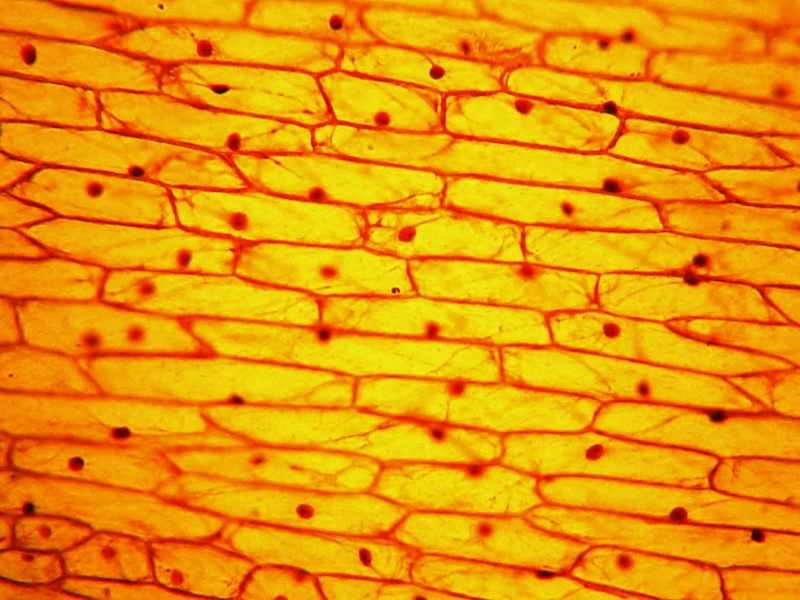
#> input picture Lab Exercises/Lab 7/bananaCell.jpg, 800 x 600 px
$ jupyter execute 2347150_P7.ipynb
#> lines starting #> are read from the running program, lines starting #| are printed output that depends on the picture; after the words box and inside, x2 and y2 are one past the last pixel; in counts of white or black regions, pixels touching at a corner belong together
<b>LAB 7</b><br>
As part of a cellular biology research initiative, you are tasked with analyzing the cellular structure of bananas to assess nutrient distribution. Given high-resolution microscopic images, it has been observed that conventional thresholding techniques inadequately separate individual cells due to overlapping regions and intensity variations within the images. To achieve precise segmentation, apply the watershed segmentation method.<br>
Task Requirements:<br>

1. Objective: Implement the watershed segmentation algorithm to accurately delineate individual banana cells.<br>
2. Procedures:<br>
○ Preprocessing: Propose and apply suitable preprocessing techniques to enhance image contrast and suppress background noise.<br>
○ Marker Identification: Define markers to differentiate foreground regions (cells) from background areas, ensuring accurate initialization for the watershed algorithm.<br>
○ Segmentation: Use the watershed algorithm to segment the cells, effectively separating contiguous cell boundaries.<br>

<b>Cellular Segmentation in Bananas Using Watershed Algorithm</b><br>
This lab task aims to accurately segment individual cells in high-resolution microscopic images of banana tissue. The goal is to highlight cells themselves, not the spaces between them, which requires careful preprocessing and marker definition for the watershed algorithm.

<b>STEP 1: LOADING IMAGE

[cell 1]
# Import necessary libraries
import cv2 as cv
import numpy as np
import matplotlib.pyplot as plt

# Load the high-resolution image
image = cv.imread('bananaCell.jpg')
#> image is the input picture: shape (600, 800, 3); mean B, G, R 8.2, 148.9, 235.9

gray = cv.cvtColor(image,cv.COLOR_BGR2GRAY)
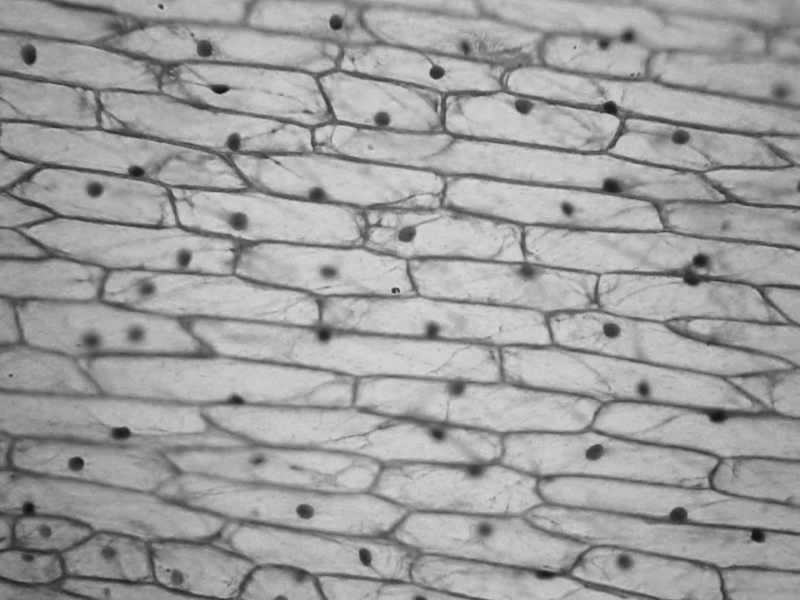
#> gray: shape (600, 800); min 13, max 222, mean 158.9
ret, thresh = cv.threshold(gray,0,255,cv.THRESH_BINARY_INV+cv.THRESH_OTSU)
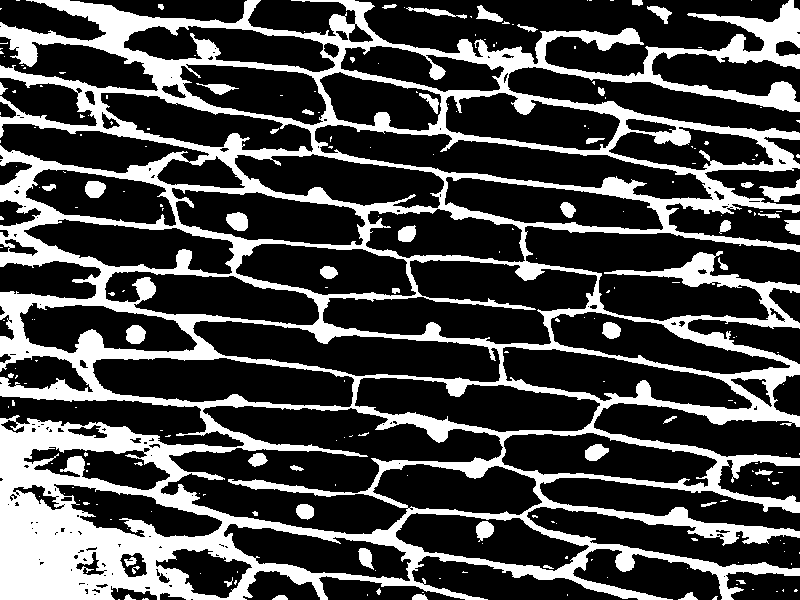
#> thresh: shape (600, 800); 27.7% white; 227 white regions (173 under 20 px), largest, box (x1, y1, x2, y2) and area: (0, 0, 800, 600) 126201, (759, 179, 800, 202) 391, (226, 212, 248, 231) 323
#> ret = 144

# Display the original grayscale image
plt.imshow(gray, cmap='gray')
plt.title("Original Grayscale Image")
plt.axis('off')
plt.show()

We start by importing essential libraries and reading the banana cell image. Converting to grayscale simplifies the image, reducing it to one intensity channel, which is beneficial for binary segmentation.

<b>STEP 2: PRE-PROCESSING

[cell 2]
# Apply Gaussian Blur to reduce noise
blurred = cv.GaussianBlur(gray, (3, 3), 0)

# Use adaptive histogram equalization for contrast enhancement
clahe = cv.createCLAHE(clipLimit=2.0, tileGridSize=(8,8))
enhanced = clahe.apply(blurred)
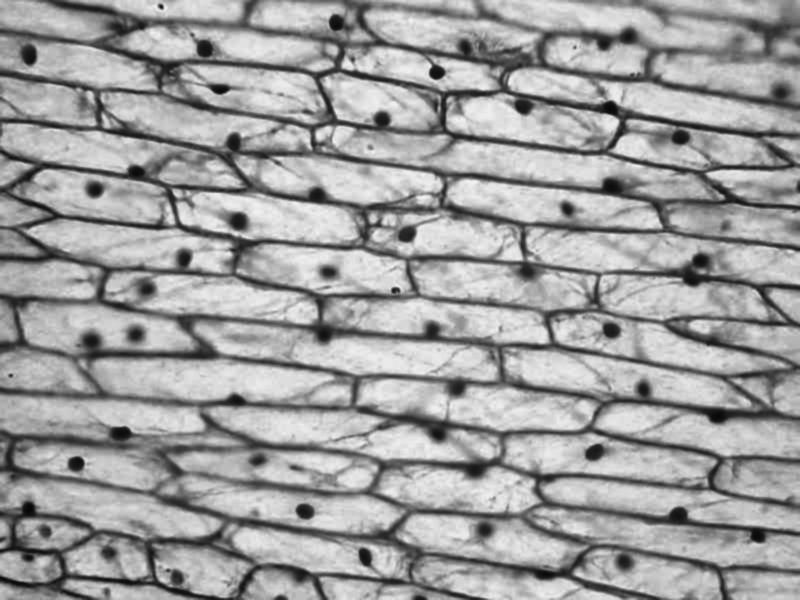
#> enhanced: shape (600, 800); min 6, max 240, mean 159.1

# Display the enhanced image
plt.imshow(enhanced, cmap='gray')
plt.title("Contrast Enhanced Image")
plt.axis('off')
plt.show()

Objective: Improve cell contrast against the background to make segmentation more accurate.<br>

Gaussian Blur smoothens out minor noise that could interfere with segmentation.<br>
CLAHE (Contrast Limited Adaptive Histogram Equalization) enhances the contrast of cell regions. Unlike simple histogram equalization, CLAHE adjusts contrast locally, making cells more distinguishable without over-enhancing noise.<br>

Enhanced contrast allows cells to stand out more, improving the effectiveness of the following steps.

<b>STEP 3: INVERTED BINARY THRESHOLDING TO HIGHLIGHT CELLS</b>

[cell 3]
# Apply Otsu's thresholding with inversion to highlight cells
_, binary = cv.threshold(enhanced, 0, 255, cv.THRESH_BINARY_INV + cv.THRESH_OTSU)
#> binary: shape (600, 800); 31.1% white; 152 white regions (102 under 20 px), largest, box (x1, y1, x2, y2) and area: (0, 0, 800, 600) 143710, (219, 212, 250, 232) 423, (584, 443, 614, 462) 356

# Display the binary image with cells highlighted
plt.imshow(binary, cmap='gray')
plt.title("Inverted Binary Image (Cells Highlighted)")
plt.axis('off')
plt.show()

Explanation: Thresholding separates cells (foreground) from the background by converting the image to a binary format where cells are white, and the background is black. Inverting the binary output ensures cells are highlighted.<br>

Cells are emphasized as the foreground, making it easier to distinguish their boundaries in the segmentation stage.<br>

This inversion is crucial as it allows the watershed algorithm to treat cells as the main objects of interest.<br>

<br>STEP 4: DISTANCE TRANSFORM

[cell 4]
# Apply distance transform
dist_transform = cv.distanceTransform(binary, cv.DIST_L2, 5)

# Threshold the distance transform to get core regions of cells
_, sure_fg = cv.threshold(dist_transform, 0.5 * dist_transform.max(), 255, 0)
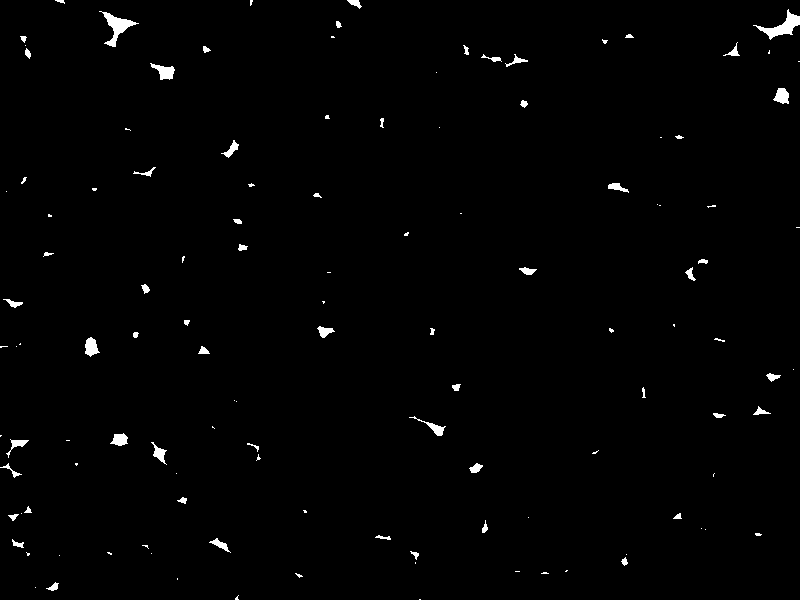
#> sure_fg: shape (600, 800) float32; 1% white; 122 white regions (61 under 20 px), largest, box (x1, y1, x2, y2) and area: (753, 9, 800, 40) 464, (99, 11, 139, 47) 438, (150, 63, 175, 80) 220
sure_fg = np.uint8(sure_fg)

# Display sure foreground (cell cores)
plt.imshow(sure_fg, cmap='gray')
plt.title("Sure Foreground (Cell Cores)")
plt.axis('off')
plt.show()

Objective: Use distance transform and thresholding to identify the core regions of cells, which serve as markers.<br>

The distance transform highlights the "core" of each cell based on pixel distance from the background. By thresholding these regions, we create "sure" foreground markers, which represent cell centers with high certainty.<br>

This step enhances separation of closely positioned cells by emphasizing central regions, facilitating accurate cell identification in the next steps.

<b>STEP 5: REFINE BACKGROUND AND UNKNOWN REGIONS

[cell 5]
# Use morphological operations to define the sure background
kernel = np.ones((3, 3), np.uint8)
sure_bg = cv.dilate(binary, kernel, iterations=2)
#> sure_bg: shape (600, 800); 47.7% white; 47 white regions (1 under 20 px), largest, box (x1, y1, x2, y2) and area: (0, 0, 800, 600) 223943, (582, 441, 616, 464) 568, (83, 178, 109, 201) 477

# Define unknown regions by subtracting sure foreground from sure background
unknown = cv.subtract(sure_bg, sure_fg)
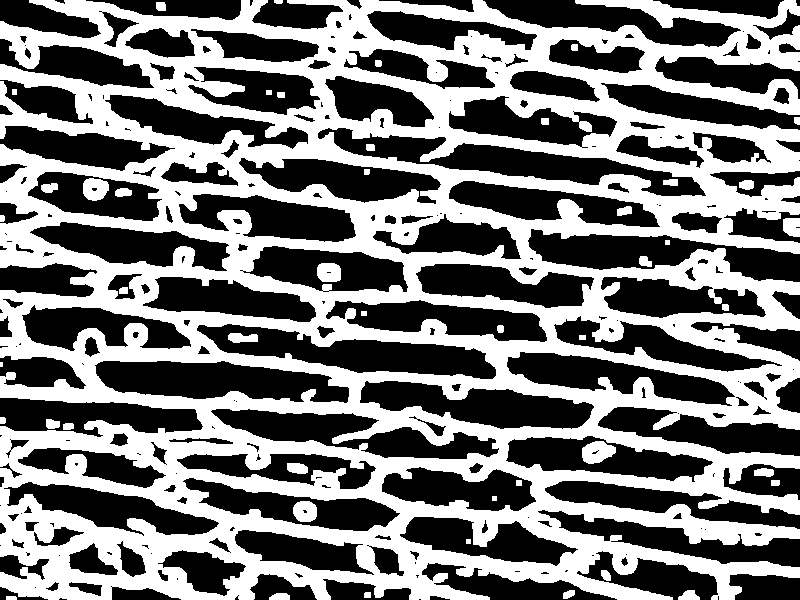
#> unknown: shape (600, 800); 46.7% white; 47 white regions (1 under 20 px), largest, box (x1, y1, x2, y2) and area: (0, 0, 800, 600) 218984, (582, 441, 616, 464) 557, (83, 178, 109, 201) 464

# Display sure background and unknown regions
plt.figure(figsize=(10, 5))
plt.subplot(1, 2, 1)
plt.imshow(sure_bg, cmap='gray')
plt.title("Sure Background")
plt.axis('off')

plt.subplot(1, 2, 2)
plt.imshow(unknown, cmap='gray')
plt.title("Unknown Regions")
plt.axis('off')
plt.show()

Objective: Refine the sure background and define "unknown" regions for the watershed.<br>

Justification:<br>
Morphological Dilation expands the binary regions, creating sure background areas around cells.<br>
The unknown region (difference between sure background and foreground) is essential for the watershed algorithm, helping it differentiate between closely packed cells.<br>

Separating known cell areas, sure background, and unknown regions creates clear markers for accurate boundary identification.

<b>STEP 6: APPLYING WATERSHED ALGORITHM

[cell 6]
# Label markers for watershed
markers = cv.connectedComponents(sure_fg)[1]
#> markers: shape (600, 800) int32; 123 distinct labels, from 0 to 122

# Increment markers to distinguish background
markers = markers + 1
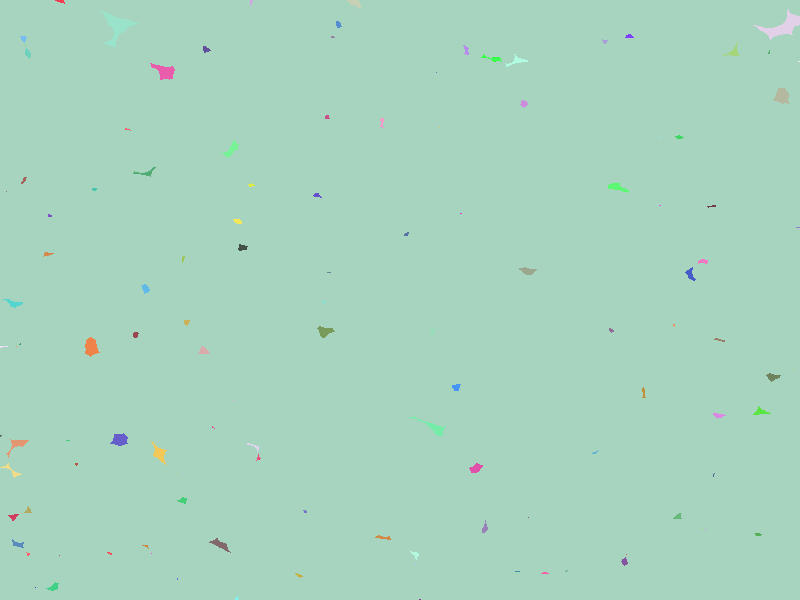
#> markers: shape (600, 800) int32; 123 distinct labels, from 1 to 123; one colour per label, 0 black

# Mark unknown regions as zero for watershed
markers[unknown == 255] = 0
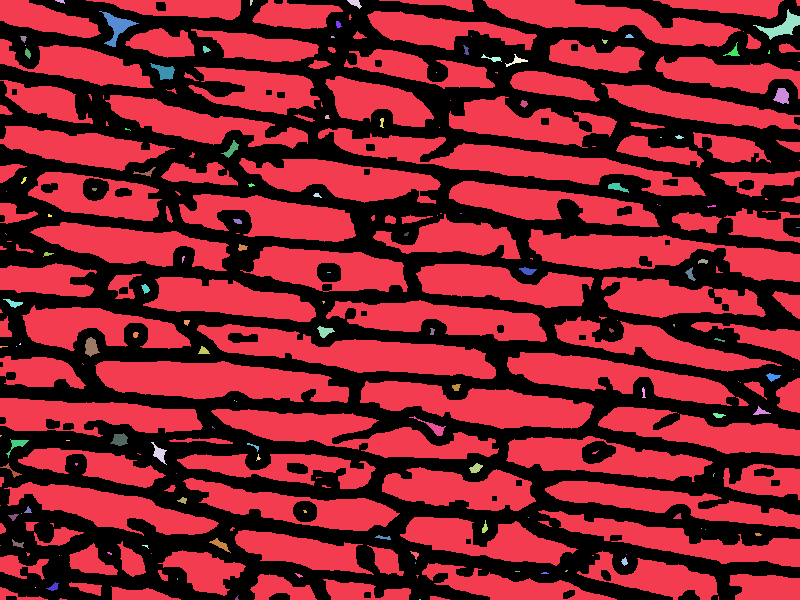
#> markers: shape (600, 800) int32; 124 distinct labels, from 0 to 123; one colour per label, 0 black

# Apply the watershed algorithm
markers = cv.watershed(image, markers)
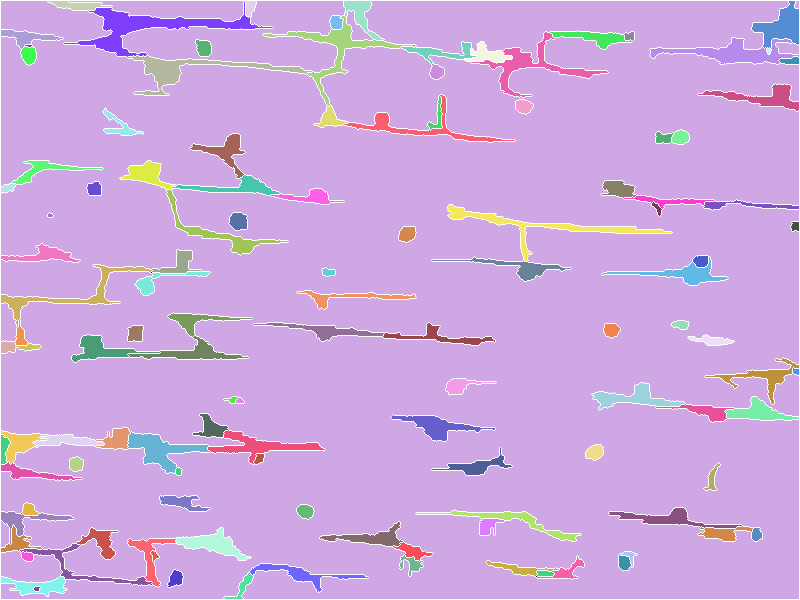
#> markers: shape (600, 800) int32; 124 distinct labels, from -1 to 122; one colour per label, 0 black, -1 white

# Draw boundaries around segmented cells
image[markers == -1] = [255, 0, 0]  # Red boundary around cells
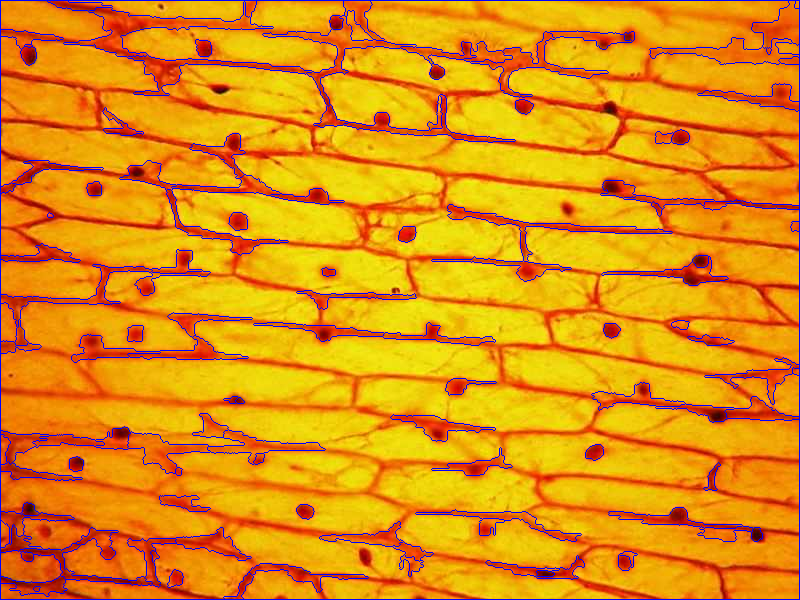
#> image: shape (600, 800, 3); 3.99% of pixels changed, all inside (x1, y1, x2, y2) = (0, 0, 800, 600)

# Display the final segmented result
plt.imshow(cv.cvtColor(image, cv.COLOR_BGR2RGB))
plt.title("Segmented Cells with Watershed")
plt.axis('off')
plt.show()
